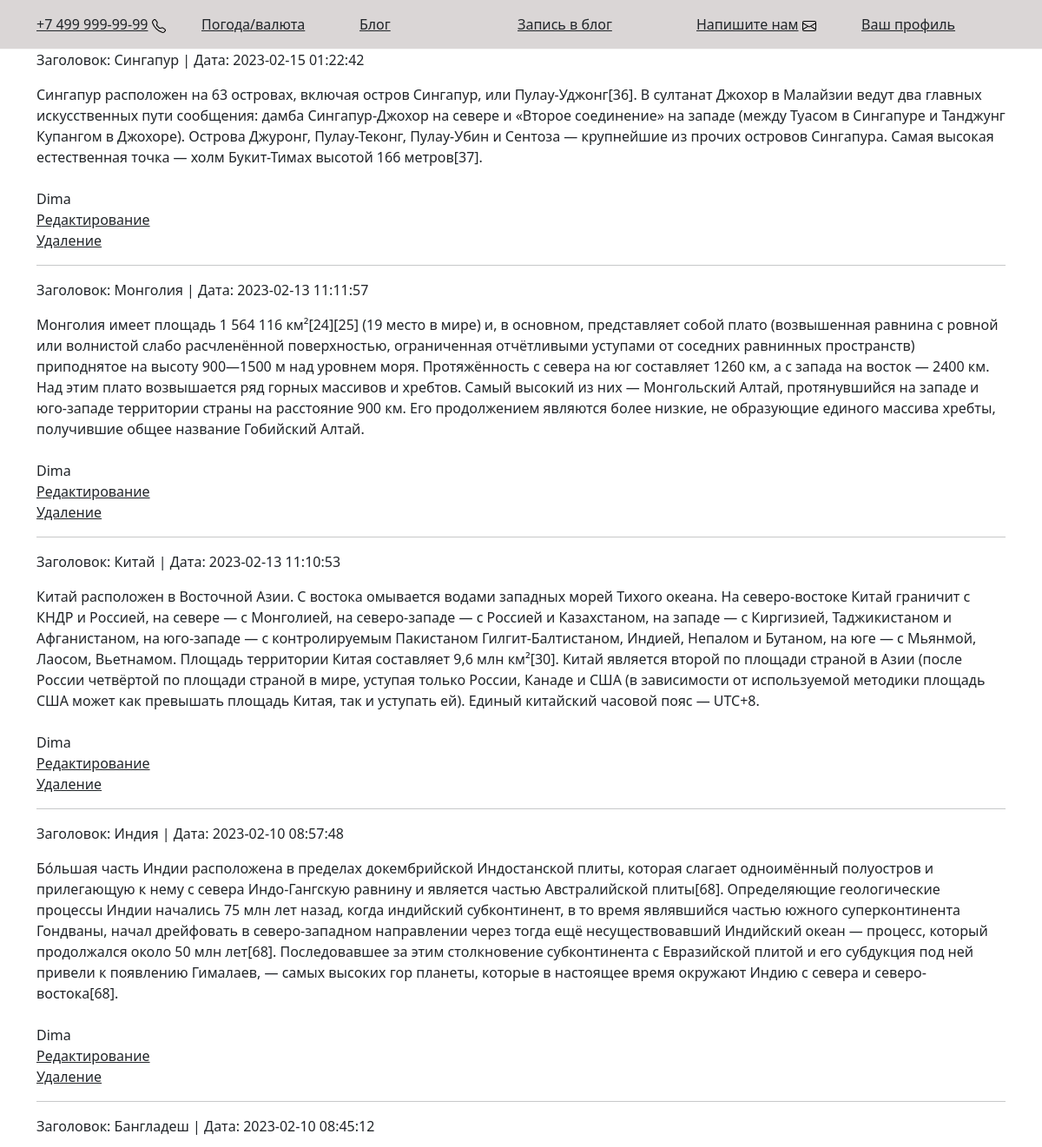
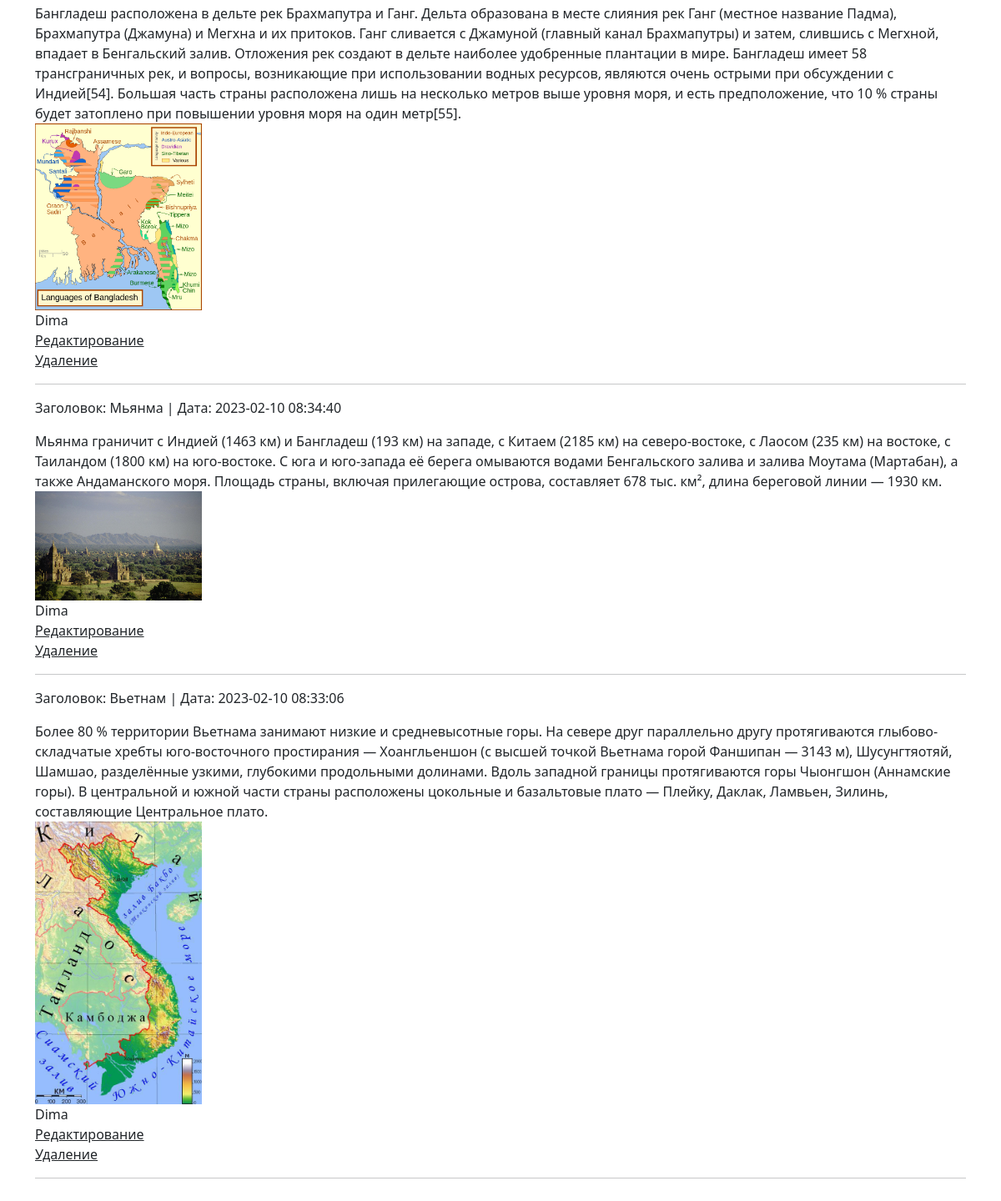
Before: /toBlogShow with the older database file (2 pictures, top to bottom).
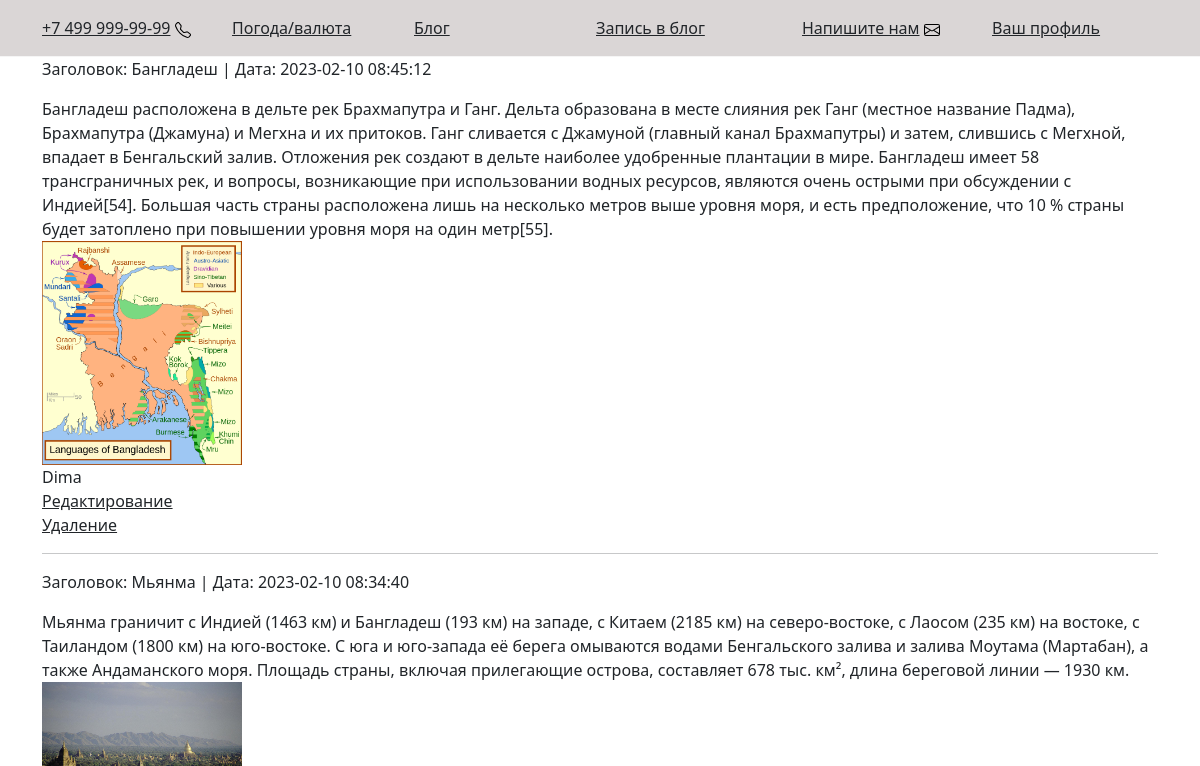
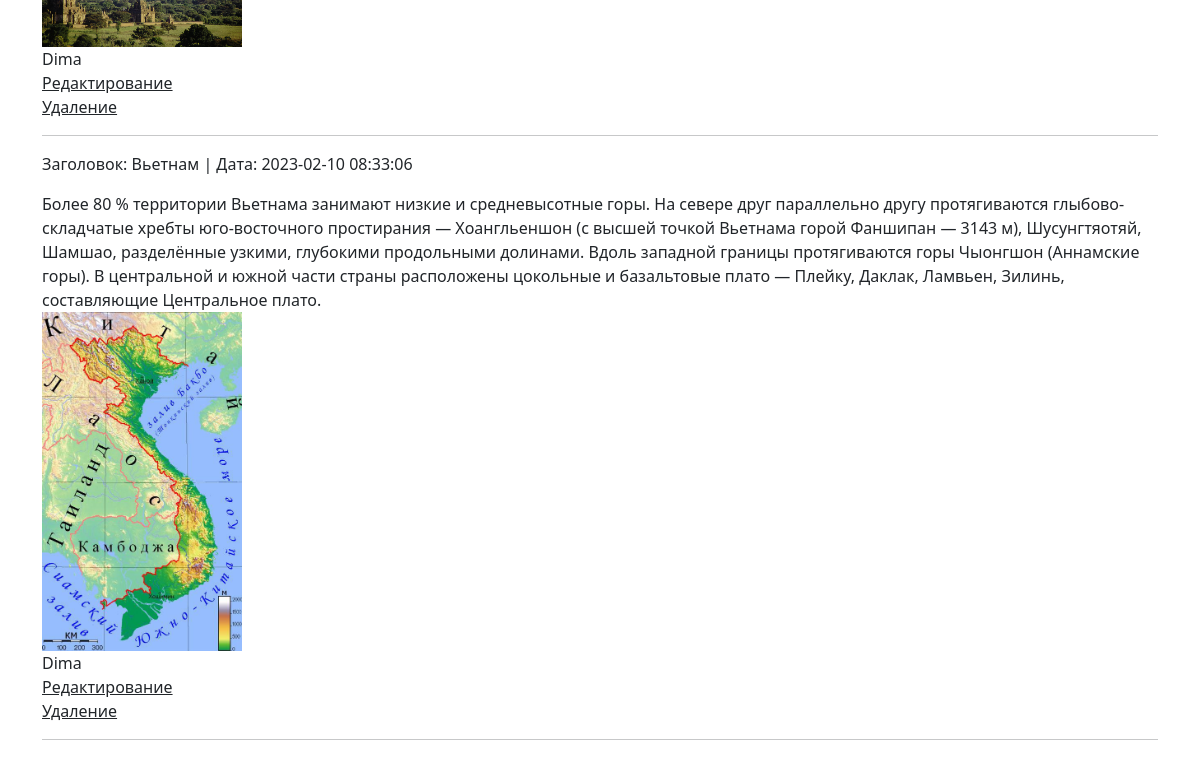
After: the same page with the newer database file (2 pictures, top to bottom).
### tables this page shows
CREATE TABLE `posts` (
  `id` int UNSIGNED NOT NULL,
  `title` varchar(255) DEFAULT NULL,
  `text` text,
  `insertedOn` datetime DEFAULT NULL,
  `userId` int UNSIGNED DEFAULT NULL,
  `img` varchar(255) DEFAULT NULL
);

CREATE TABLE `users` (
  `id` int UNSIGNED NOT NULL,
  `fullname` varchar(255) DEFAULT NULL,
  `login` varchar(255) DEFAULT NULL,
  `email` varchar(255) DEFAULT NULL,
  `password` varchar(255) DEFAULT NULL,
  `avatar` varchar(255) DEFAULT NULL
);

### templates/functions.php (called while the page is built, shortened)
<?php
require_once $_SERVER['DOCUMENT_ROOT'] . '/config/connect.php';
function getMessages()
{
	global $pdo;
	$stmt = $pdo->query('SELECT posts.id,posts.title,posts.text,posts.insertedOn,posts.userId,posts.img, users.fullname
	FROM posts LEFT JOIN users ON posts.userId = users.id ORDER BY id DESC LIMIT 10');
	$arr = [];
    while ($row = $stmt->fetch())
	{
		$arr[] = $row;
	}
    return $arr;
}

### templates/blog/toBlogShow.php (the view, shortened to what this page needs)
<?php
require_once $_SERVER['DOCUMENT_ROOT'] . '/config/connect.php';
require_once $_SERVER['DOCUMENT_ROOT'] . '/templates/functions.php';
$messages = getMessages();
?>
<!doctype html>
<html lang="ru">
    <?php require $_SERVER['DOCUMENT_ROOT'] . "/templates/head.php"?>
    <body>
        <?php require $_SERVER['DOCUMENT_ROOT'] . "/templates/header.php"?>
        <main>
            <div class="container">
                <div class="row">
                    <div class="col-md">
                        <form action="/templates/blog/toBlogHandler.php" method="post" enctype="multipart/form-data">
                            <div class="mb-4">
                            <?php if (!empty($messages)) : ?>
                                <?php foreach ($messages as $message) : ?>
                                    <div class="message">
                                        <p>Заголовок: <?=$message['title']?> | Дата: <?= $message['insertedOn'] ?></p>
                                        <div><?=nl2br(htmlspecialchars($message['text']))?></div>
                                        <div><img src="<?php echo "/" . $message['img']?>" alt="" width="200" > </div>
                                        <div><?php echo $message['fullname'];?></div>
                                        <div><a href="/templates/blog/toBlogEdit.php?id=<?=$message['id']?>" class="text-dark">Редактирование</a></div>
                                        <div>
                                            <a href="javascript:void(0)" onclick="if(confirm('Вы хотите удалить?'))
                                        {location.href = '/templates/blog/toBlogShow.php?delete=<?=$message['id']?>'}" class="text-dark">Удаление</a>
                                        </div>
                                        <hr>
                                    </div>
                                <?php endforeach; ?>
                            <?php endif; ?>
                        </form>
                    </div>
                </div>
            </div>
        </main>
    </body>
</html>

### index.php (shortened to what this page needs)
<?php
require_once $_SERVER['DOCUMENT_ROOT'] . '/templates/functions.php';
if ($_SERVER['REQUEST_URI'] == '/toBlogShow') {
    require_once 'templates/blog/toBlogShow.php';
    die();
}
die();

### templates/head.php (shortened to what this page needs)
<link href="https://cdn.jsdelivr.net/npm/bootstrap@5.0.1/dist/css/bootstrap.min.css" rel="stylesheet"
integrity="sha384-+0n0xVW2eSR5OomGNYDnhzAbDsOXxcvSN1TPprVMTNDbiYZCxYbOOl7+AMvyTG2x">
<link href="/styles/main.css" rel="stylesheet">

### templates/header.php
<header class="header">
    <div class="container">
        <div class="row">
            <div class="col-md-2">
                <div class="header__tel">
                    <a href="tel:+7499 9999999" class="text-dark">+7 499 999-99-99</a>
                    <img src="/assets/logo/telephone.svg" alt="">
                </div>
            </div>
            <div class="col-md-6">
                <nav class="topnav">
                    <div class="col-md-4">
                        <a href="/apiShow" class="topnav__btn text-dark">Погода/валюта</a>
                    </div>
                    <div class="col-md-4">
                        <a href="/toBlogShow" class="topnav__btn text-dark">Блог</a>
                    </div>
                    <div class="col-md-4">
                    <a href="/toBlog" class="topnav__btn text-dark">Запись в блог</a>
                    </div>
                </nav>
            </div>
            <div class="col-md-2">
                <a href="/feedback" class="topnav__btn text-dark">Напишите нам</a>
                <img src="/assets/logo/email.svg" alt="">
            </div>
            <div class="col-md-2">
            <a href="/profile" class="topnav__btn text-dark">Ваш профиль</a>
            </div>
        </div>
    </div>
</header>

### styles/main.css (style rules this page uses)
.header { border-bottom: 1px solid #f5f5f5; background-color: rgb(218, 214, 214); padding: 2vh; }
.topnav { display: flex; align-items: center; justify-content: center; }
html, body { height: 100%; }
main { padding-bottom: 100px; }

Changed rows visible on the page:
removed posts: title "Сингапур", insertedOn "2023-02-15 01:22:42", text "Сингапур расположен на 63 островах, включая остров Сингапур, или Пулау-Уджонг[36]. В султанат Джохор в Малайзии ведут два главных искусственных пути сообщения: дамба Сингапур-Джохор на севере и «Второе соединение» на западе (между Туасом в Сингапуре и Танджунг Купангом в Джохоре). Острова Джуронг, Пулау-Теконг, Пулау-Убин и Сентоза — крупнейшие из прочих островов Сингапура. Самая высокая естественная точка — холм Букит-Тимах высотой 166 метров[37].", userId.fullname "Dima"
removed posts: title "Монголия", insertedOn "2023-02-13 11:11:57", text "Монголия имеет площадь 1 564 116 км²[24][25] (19 место в мире) и, в основном, представляет собой плато (возвышенная равнина с ровной или волнистой слабо расчленённой поверхностью, ограниченная отчётливыми уступами от соседних равнинных пространств) приподнятое на высоту 900—1500 м над уровнем моря. Протяжённость с севера на юг составляет 1260 км, а с запада на восток — 2400 км. Над этим плато возвышается ряд горных массивов и хребтов. Самый высокий из них — Монгольский Алтай, протянувшийся на западе и юго-западе территории страны на расстояние 900 км. Его продолжением являются более низкие, не образующие единого массива хребты, получившие общее название Гобийский Алтай.", userId.fullname "Dima"
removed posts: title "Китай", insertedOn "2023-02-13 11:10:53", text "Китай расположен в Восточной Азии. С востока омывается водами западных морей Тихого океана. На северо-востоке Китай граничит с КНДР и Россией, на севере — с Монголией, на северо-западе — с Россией и Казахстаном, на западе — с Киргизией, Таджикистаном и Афганистаном, на юго-западе — с контролируемым Пакистаном Гилгит-Балтистаном, Индией, Непалом и Бутаном, на юге — с Мьянмой, Лаосом, Вьетнамом. Площадь территории Китая составляет 9,6 млн км²[30]. Китай является второй по площади страной в Азии (после России четвёртой по площади страной в мире, уступая только России, Канаде и США (в зависимости от используемой методики площадь США может как превышать площадь Китая, так и уступать ей). Единый…", userId.fullname "Dima"
removed posts: title "Индия", insertedOn "2023-02-10 08:57:48", text "Бо́льшая часть Индии расположена в пределах докембрийской Индостанской плиты, которая слагает одноимённый полуостров и прилегающую к нему с севера Индо-Гангскую равнину и является частью Австралийской плиты[68]. Определяющие геологические процессы Индии начались 75 млн лет назад, когда индийский субконтинент, в то время являвшийся частью южного суперконтинента Гондваны, начал дрейфовать в северо-западном направлении через тогда ещё несуществовавший Индийский океан — процесс, который продолжался около 50 млн лет[68]. Последовавшее за этим столкновение субконтинента с Евразийской плитой и его субдукция под ней привели к появлению Гималаев, — самых высоких гор планеты, которые в настоящее…", userId.fullname "Dima"
